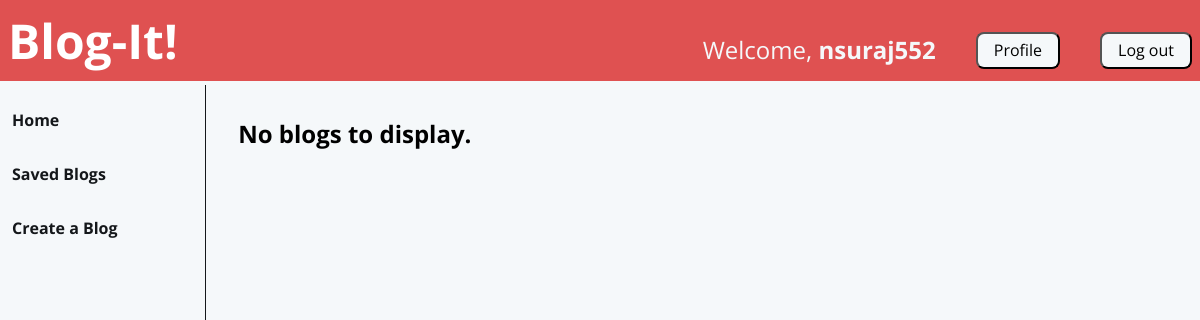
The app's page / (signed in), older data.
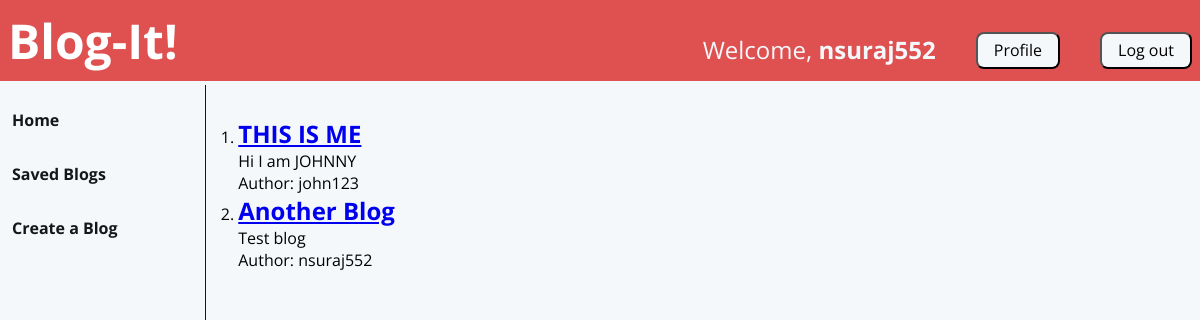
The same page, newer data.
### user_auth/models.py (models this page shows)
class Blog(models.Model):
    title = models.CharField(max_length=100)
    body = models.TextField()
    author = models.ForeignKey(User, on_delete=models.CASCADE)

### user_auth/views.py (the view)
# urls.py: path('', views.homepage, name='homepage'),
@login_required
def homepage(request):
    blogs = models.Blog.objects.all()
    return render(request, 'user_auth/homepage.html', {'title': 'Homepage', 'blogs': blogs})

### user_auth/templates/user_auth/homepage.html
{% extends "user_auth/base.html" %}
{% block content-middle %}
    {% if blogs|length == 0 %}
        <h2>No blogs to display.</h2>
    {% else%}
        <ol>
            {% for blog in blogs %}
            <li>
                <a href="post/{{blog.id}}"><h2>{{blog.title}}</h2></a>
                <p>{{blog.body}}</p>
                <p>Author: {{blog.author.username}}</p>
            </li>
            {% endfor %}
        </ol>
    {% endif %}
{% endblock %}

Row changes from the older to the newer data that the page shows:
added Blog: title "THIS IS ME", body "Hi I am JOHNNY", author.username "john123"
added Blog: title "Another Blog", body "Test blog", author.username "nsuraj552"
Text that changed along with them:
text no longer shown: "No blogs to display."
